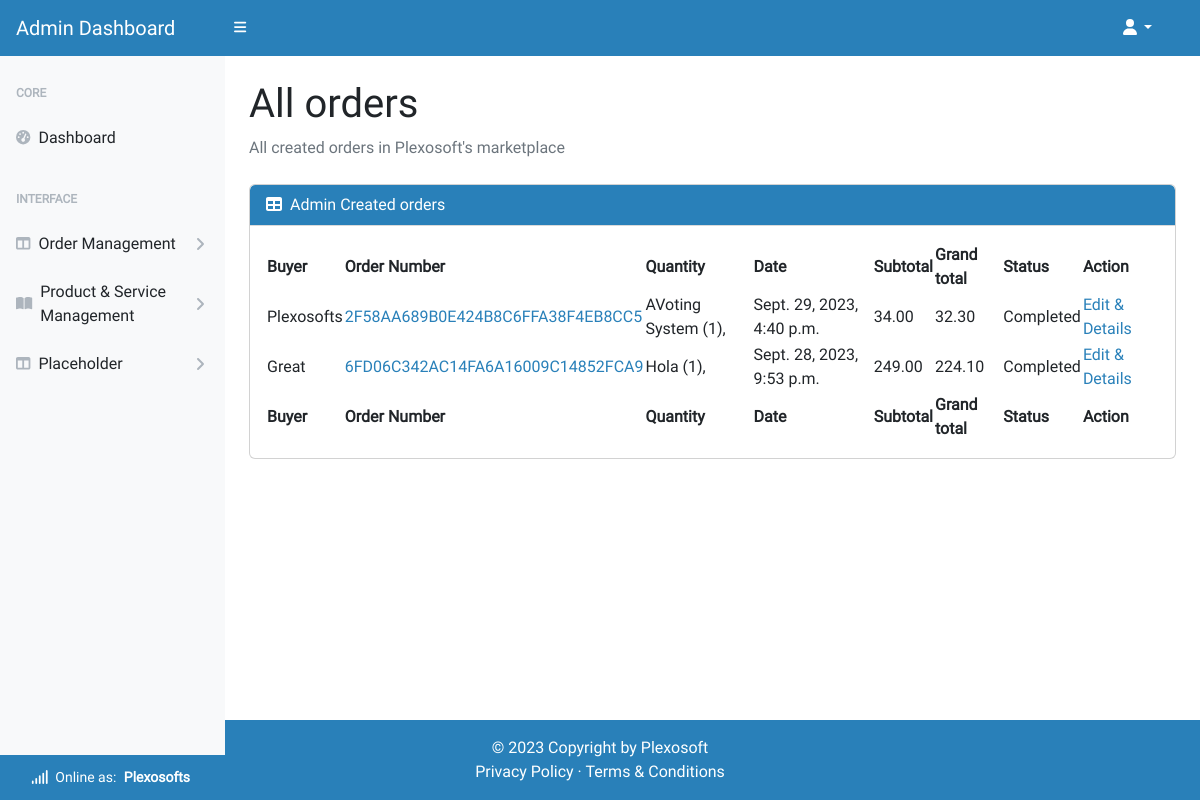
Page /account/admin/order/ (signed in) on the earlier database version.
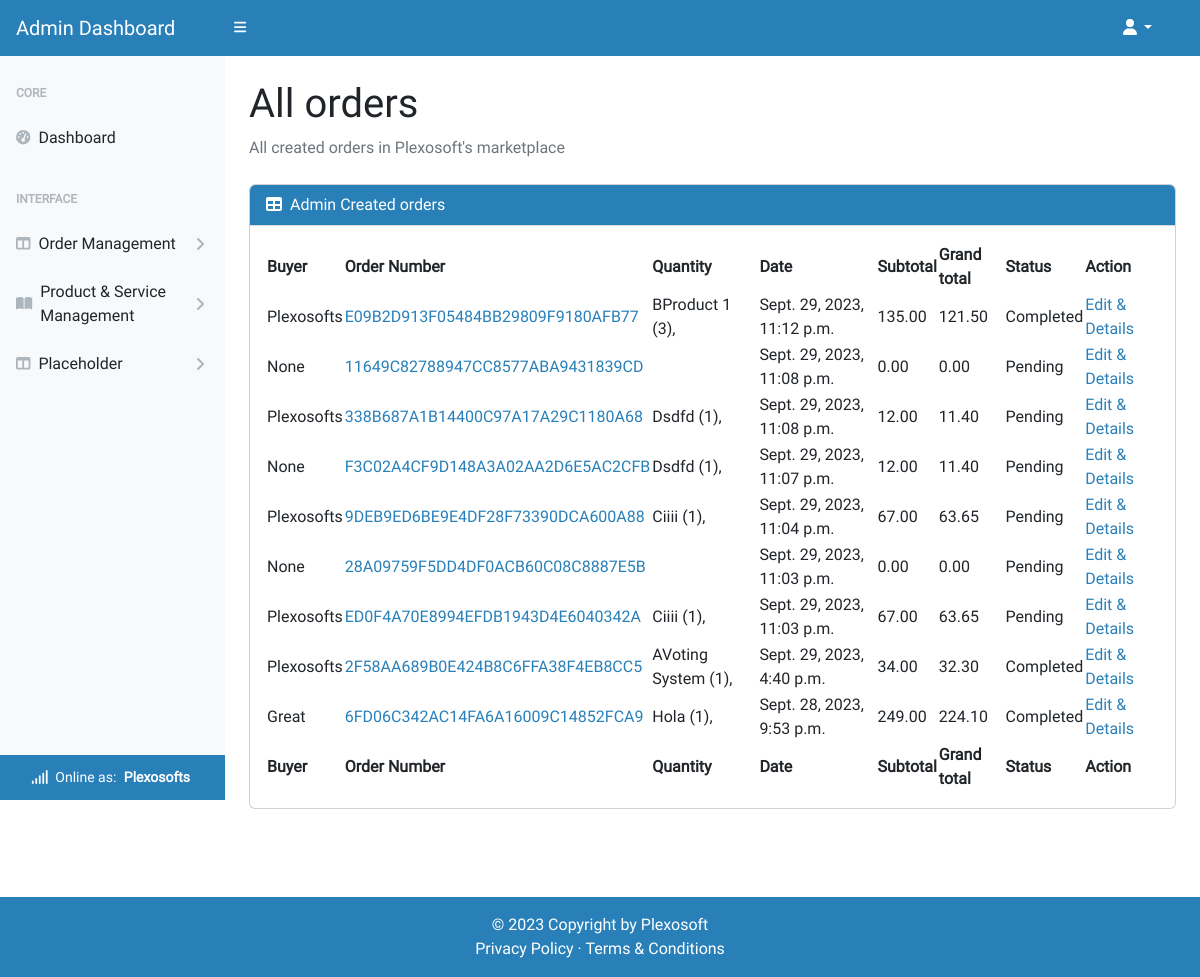
Same page on the later database version.
### checkout/models.py (models this page shows, shortened)
class Order(models.Model):
    status = models.IntegerField(choices=ORDER_STATUS, default=0)
    order_number = models.CharField(max_length=32, null=False, editable=False)
    buyer_profile = models.ForeignKey(UserProfile, on_delete=models.SET_NULL,
                                      null=True, blank=True,
                                      related_name='order_instance')
    full_name = models.CharField(max_length=50, null=False, blank=False)
    email = models.EmailField(max_length=254, null=False, blank=False)
    phone_number = models.CharField(max_length=20, null=False, blank=False)
    date = models.DateTimeField(auto_now_add=True)
    order_total = models.DecimalField(max_digits=10, decimal_places=2,
                                      null=False, default=0)
    grand_total = models.DecimalField(max_digits=10, decimal_places=2,
                                      null=False, default=0)
    original_bag = models.TextField(null=False, blank=False, default='')
    gateway = models.IntegerField(choices=GATEWAY_TYPE, default=0)

class OrderLineItem(models.Model):
    order = models.ForeignKey(Order, null=False, blank=False,
                              on_delete=models.CASCADE,
                              related_name='lineitems')
    product = models.ForeignKey(Product, null=True, blank=True,
                                on_delete=models.CASCADE)
    service = models.ForeignKey(Service, null=True, blank=True,
                                on_delete=models.CASCADE)
    quantity = models.IntegerField(null=False, blank=False, default=0)
    lineitem_total = models.DecimalField(max_digits=6, decimal_places=2,
                                         null=False, blank=False,
                                         editable=False)

### homepage/models.py (models this page shows)
class UserProfile(AbstractUser):
    email = models.EmailField(
        unique=True)
    role = models.IntegerField(choices=ROLES, default=0)
    type = models.IntegerField(choices=USER_TYPE, default=0)
    status = models.IntegerField(choices=STATUS, default=2)
    class Meta:
        ordering = ['username']
    def __str__(self):
        return f'{self.username}'

### product_service/models.py (models this page shows, shortened)
class Product(models.Model):
    title = models.CharField(max_length=64, unique=True)
    sku = models.CharField(max_length=64, unique=True)
    price = models.DecimalField(max_digits=6, decimal_places=2)
    description = models.TextField(max_length=528)
    status = models.IntegerField(choices=STATUS, default=0)
    category = models.ForeignKey(
        Category, on_delete=models.SET_NULL,
        related_name='product_categories', null=True, blank=True)
    excerpt = models.CharField(max_length=264)
    type = models.IntegerField(choices=SCOPE_TYPE, default=1)
    instance = models.IntegerField(choices=INSTANCE_TYPE, default=0)
    code = models.ManyToManyField(CodeType, related_name="code_type")
    service = models.ManyToManyField(ServiceType, related_name="service_type")
    preview = models.URLField(
        max_length=1024, null=True, blank=True, unique=True)
    docs = models.URLField(
        max_length=1024, null=True, blank=True, unique=True)
    slug = models.SlugField(max_length=200, unique=True, blank=True)
    image = models.ImageField(null=True, blank=True)
    image_url = models.URLField(max_length=1024, null=True, blank=True)
    author = models.ForeignKey(
        'homepage.UserProfile', on_delete=models.SET_NULL,
        related_name='product_authors', null=True)
    created_on = models.DateTimeField(auto_now_add=True)
    likes = models.ManyToManyField(
        'homepage.Like', related_name='product_likes', blank=True)
    comments = models.ManyToManyField(
        'homepage.Comment', related_name='product_comments', blank=True)
    orders = models.ManyToManyField(
        'checkout.Order', related_name='product_orders', blank=True)
    download_url = models.ManyToManyField(
        'Download', related_name='product_downloads', blank=True)
    class Meta:
        ordering = ['title']

class Service(models.Model):
    title = models.CharField(max_length=64, unique=True)
    sku = models.CharField(max_length=64, unique=True)
    price = models.DecimalField(max_digits=6, decimal_places=2)
    description = models.TextField(max_length=528)
    status = models.IntegerField(choices=STATUS, default=0)
    category = models.ForeignKey(
        Category, on_delete=models.SET_NULL,
        related_name='service_categories', null=True, blank=True)
    excerpt = models.CharField(max_length=264)
    type = models.IntegerField(choices=SCOPE_TYPE, default=1)
    instance = models.IntegerField(choices=INSTANCE_TYPE, default=1)
    code = models.ManyToManyField(CodeType, related_name="code_type_service")
    service = models.ManyToManyField(
        ServiceType, related_name="on_service_type")
    preview = models.URLField(
        max_length=1024, null=True, blank=True, unique=True)
    docs = models.URLField(
        max_length=1024, null=True, blank=True, unique=True)
    slug = models.SlugField(max_length=200, unique=True, blank=True)
    image = models.ImageField(null=True, blank=True)
    image_url = models.URLField(max_length=1024, null=True, blank=True)
    author = models.ForeignKey(
        'homepage.UserProfile', on_delete=models.SET_NULL,
        related_name='service_authors', null=True)
    created_on = models.DateTimeField(auto_now_add=True)
    likes = models.ManyToManyField(
        'homepage.Like', related_name='service_likes', blank=True)
    comments = models.ManyToManyField(
        'homepage.Comment', related_name='service_comments', blank=True)
    download_url = models.ManyToManyField(
        'Download', related_name='service_downloads', blank=True)
    class Meta:
        ordering = ['title']

### product_service/views.py (the view)
# urls.py: path('account/admin/order/', AdminOrderListView.as_view(),
class AdminOrderListView(AdminRequiredMixin, generic.ListView):
    model = Order
    template_name = 'admin-dashboard/all_orders.html'
    context_object_name = 'all_orders'
    def get_queryset(self):
        try:
            queryset = Order.objects.annotate(
                ordercount=Count('id')).order_by('-date')
            queryset = queryset.prefetch_related(
                Prefetch('lineitems', queryset=OrderLineItem.objects.select_related(
                    'product', 'service'))
            )
            return queryset
        except Exception as e:
            logger.error(f"Error fetching Order instances: {str(e)}")
            messages.error(self.request, 'Error fetching Order instances.')
            return []
    def get_context_data(self, **kwargs):
        context = super().get_context_data(**kwargs)
        all_orders = context[self.context_object_name]
        context['all_orders'] = all_orders
        return context

### admin_dashboard/views.py (called while the page is built)
    def test_func(self):
        user_profile = self.request.user
        return user_profile and user_profile.role == 1

### homepage/custom_context_processors.py (called while the page is built)
def get_verified_email(request):
    if request.user.is_authenticated:
        try:
            email_object = EmailAddress.objects.get(user=request.user)
            if email_object.verified:
                return {'get_verified_email': email_object}
        except EmailAddress.DoesNotExist:
            pass
    return {'get_verified_email': None}

### product_service/converters.py (called while the page is built)
    def to_url(self, value):
        return str(value)

### admin_dashboard/templates/admin-dashboard/all_orders.html
{% extends "admin-dashboard/base.html" %}
{% block content%}
<main class="pb-5 mb-5">
    <div class="container-fluid p-4 pt-0 pb-5">
        <h1 class="mt-4">All orders</h1>
        <ol class="breadcrumb mb-4">
            <li class="breadcrumb-item active">All created orders in Plexosoft's marketplace</li>
        </ol>
        <div class="card mb-4">
            <div class="card-header">
                <i class="fas fa-table me-1"></i>
                Admin Created orders
            </div>
            <div class="card-body">
                <table id="datatablesSimple">
                    <thead>
                        <tr>
                            <th>Buyer</th>
                            <th>Order Number</th>
                            <th>Quantity</th>
                            <th>Date</th>
                            <th>Subtotal</th>
                            <th>Grand total</th>
                            <th>Status</th>
                            <th>Action</th>
                        </tr>
                    </thead>
                    <tfoot>
                        <tr>
                            <th>Buyer</th>
                            <th>Order Number</th>
                            <th>Quantity</th>
                            <th>Date</th>
                            <th>Subtotal</th>
                            <th>Grand total</th>
                            <th>Status</th>
                            <th>Action</th>
                        </tr>
                    </tfoot>
                    <tbody>
                        {% for order in all_orders.all %}
                        <tr>
                            <td>{{ order.buyer_profile }}</td>
                            <td><a href="{% url 'admin_order_update' order.order_number %}">{{ order.order_number }}</a>
                            </td>
                            <td>{% for lineitem in order.lineitems.all %}
                                {% if lineitem.product %}
                                {{ lineitem.product.title }} ({{ lineitem.quantity }}),
                                {% else %}
                                {{ lineitem.service.title }} ({{ lineitem.quantity }}),
                                {% endif %}
                                {% endfor %}</td>
                            <td>{{ order.date }}</td>
                            <td>{{ order.order_total }}</td>
                            <td>{{ order.grand_total }}</td>
                            <td>{{ order.get_status_display }}</td>
                            <td>
                                <a href="{% url 'admin_order_update' order.order_number %}">Edit &
                                    Details</a>
                            </td>
                        </tr>
                        {% endfor %}
                    </tbody>
                </table>
            </div>
        </div>
    </div>
</main>
{% endblock %}

Differences in the rows shown:
added Order: buyer_profile "Plexosofts", order_number "E09B2D913F05484BB29809F9180AFB77", date "Sept. 29, 2023, 11:12 p.m.", order_total "135.00", grand_total "121.50", status "Completed"
added OrderLineItem: product "BProduct 1", quantity "3", shown under "Plexosofts"
added Order: buyer_profile "None", order_number "11649C82788947CC8577ABA9431839CD", date "Sept. 29, 2023, 11:08 p.m.", order_total "0.00", grand_total "0.00", status "Pending"
added Order: buyer_profile "Plexosofts", order_number "338B687A1B14400C97A17A29C1180A68", date "Sept. 29, 2023, 11:08 p.m.", order_total "12.00", grand_total "11.40", status "Pending"
added OrderLineItem: product "Dsdfd", quantity "1", shown under "Plexosofts"
added Order: buyer_profile "None", order_number "F3C02A4CF9D148A3A02AA2D6E5AC2CFB", date "Sept. 29, 2023, 11:07 p.m.", order_total "12.00", grand_total "11.40", status "Pending"
added OrderLineItem: product "Dsdfd", quantity "1", shown under "None"
added Order: buyer_profile "Plexosofts", order_number "9DEB9ED6BE9E4DF28F73390DCA600A88", date "Sept. 29, 2023, 11:04 p.m.", order_total "67.00", grand_total "63.65", status "Pending"
added OrderLineItem: product "Ciiii", quantity "1", shown under "Plexosofts"
added Order: buyer_profile "None", order_number "28A09759F5DD4DF0ACB60C08C8887E5B", date "Sept. 29, 2023, 11:03 p.m.", order_total "0.00", grand_total "0.00", status "Pending"
added Order: buyer_profile "Plexosofts", order_number "ED0F4A70E8994EFDB1943D4E6040342A", date "Sept. 29, 2023, 11:03 p.m.", order_total "67.00", grand_total "63.65", status "Pending"
added OrderLineItem: product "Ciiii", quantity "1", shown under "Plexosofts"
